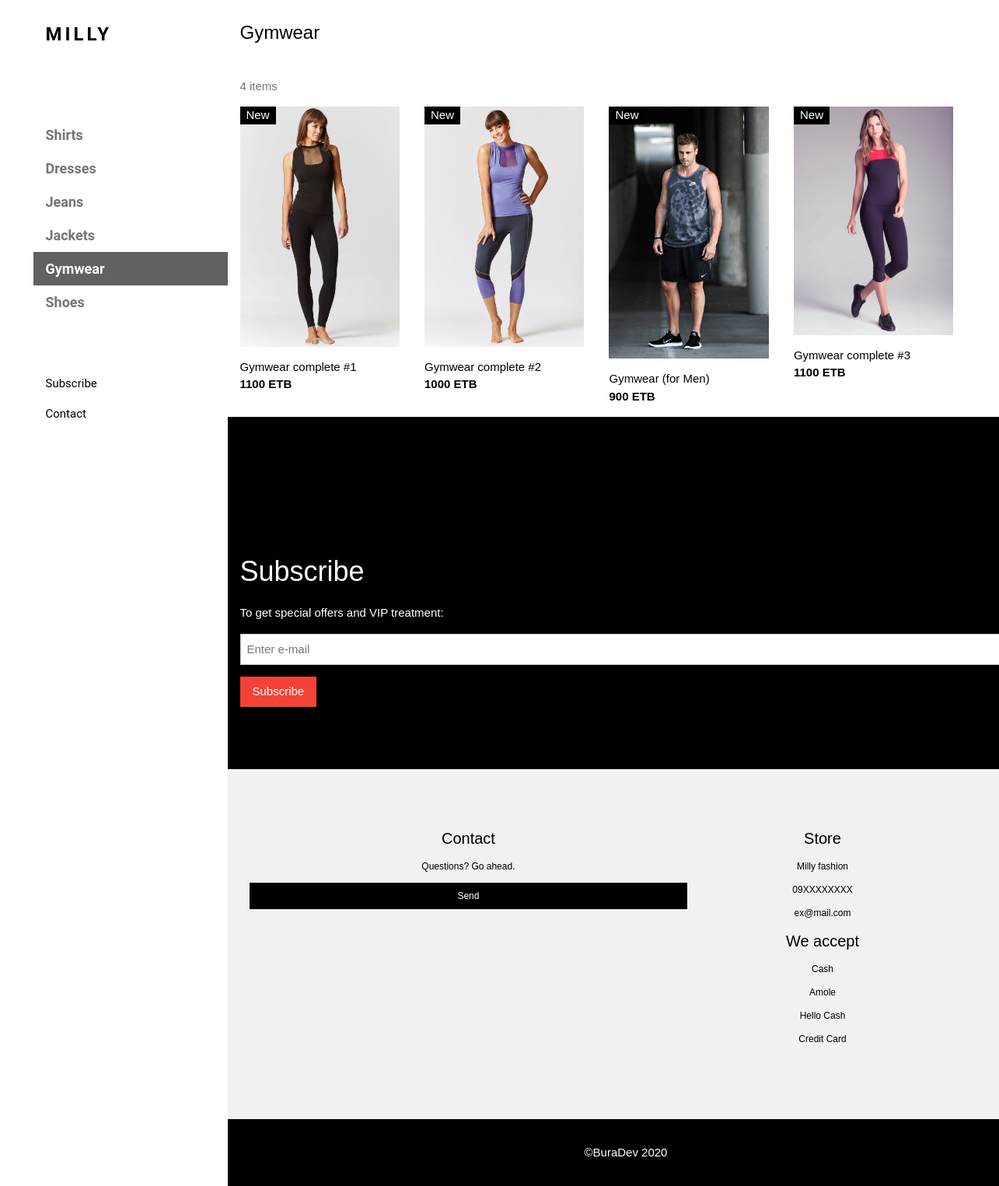
Page /gymwear/ on the committed database.
### app/models.py (models this page shows, shortened)
class Cloth(models.Model):
    types = (
        ('Shirts','Shirts'),
        ('Dresses', 'Dresses'),
        ('Jeans', 'Jeans'),
        ('Jackets', 'Jackets'),
        ('Gymwear', 'Gymwear'),
        ('Shoes', 'Shoes')
    )
    text = models.CharField(max_length=200)
    price = models.IntegerField()
    photo = models.ImageField(upload_to='photos/')
    tag = models.CharField(max_length=10, choices=types, default='Jeans')

### app/views.py (the view)
# urls.py: path('gymwear/', views.gymwear, name='gymwear'),
def gymwear(request):
    cloths = Cloth.objects.filter(tag='Gymwear')
    context = {
        'cloths':cloths,
        'num_of_cloths':len(cloths),
        'tag':'Gymwear',
        }
    return render(request, 'app/gymwear.html', context)

### app/templates/app/gymwear.html (shortened to what this page needs)
{% extends 'app/base.html' %}
{% load static %}
{% block gymwear %}
<header class="w3-container w3-xlarge">
    <p class="w3-left">{{ tag }}</p>
    <p class="w3-right">
    </p>
</header>
<div class="w3-container w3-text-grey" id="jeans">
    <p>{{ num_of_cloths }} items</p>
</div>
<div class="w3-row w3-animate-zoom">
    {% for cloth in cloths %}
        <div class="w3-col l3 s6">
            <div class="w3-container">
                <div class="w3-display-container">
                  <a href="{{ MEDIA_URL }}{{ cloth.photo.url }}">  <img src="{{ MEDIA_URL }}{{ cloth.photo.url }}" style="width:100%"></a>
                    <span class="w3-tag w3-display-topleft">New</span>
                </div>
                <p>{{ cloth.text }}<br><b>{{ cloth.price }} ETB</b></p>
            </div>
        </div>
    {% endfor %}
</div>
{% endblock gymwear %}

### app/static/css/w3.css (style rules this page uses)
html { box-sizing: border-box }
*, *:before, *:after { box-sizing: inherit }
html { -ms-text-size-adjust: 100%; -webkit-text-size-adjust: 100% }
body { margin: 0 }
article, aside, details, figcaption, figure, footer, header, main, menu, nav, section, summary { display: block }
a { background-color: transparent; -webkit-text-decoration-skip: objects }
img { border-style: none }
html, body { font-family: Verdana, sans-serif; font-size: 15px; line-height: 1.5 }
html { overflow-x: hidden }
img { vertical-align: middle }
a { color: inherit }
.w3-badge, .w3-tag { background-color: #000; color: #fff; display: inline-block; padding-left: 8px; padding-right: 8px; text-align: center }
.w3-tooltip, .w3-display-container { position: relative }
.w3-container:after, .w3-container:before, .w3-panel:after, .w3-panel:before, .w3-row:after, .w3-row:before, .w3-row-padding:after, .w3-row-padding:before, .w3-cell-row:before, .w3-cell-row:after, .w3-clear:after, .w3-clear:before, .w3-bar:before, .w3-bar:after { content: ""; display: table; clear: both }
.w3-col, .w3-half, .w3-third, .w3-twothird, .w3-threequarter, .w3-quarter { float: left; width: 100% }
.w3-col.s6 { width: 49.99999% }
@media (min-width:993px) { .w3-col.l3 { width: 24.99999% } }
.w3-content, .w3-auto { margin-left: auto; margin-right: auto }
.w3-content { max-width: 980px }
.w3-display-topleft { position: absolute; left: 0; top: 0 }
.w3-container, .w3-panel { padding: 0.01em 16px }
.w3-animate-zoom { animation: animatezoom 0.6s }
.w3-xlarge { font-size: 24px!important }
.w3-left { float: left!important }
.w3-right { float: right!important }
.w3-text-grey, .w3-hover-text-grey:hover, .w3-text-gray, .w3-hover-text-gray:hover { color: #757575!important }

### app/templates/app/base.html (style rules this page uses)
body, h1, h2, h3, h4, h5, h6, .w3-wide { font-family: "Montserrat", sans-serif; }

### rows in the picture
Cloth: photo (picture), text "Gymwear complete #1", price "1100"
Cloth: photo (picture), text "Gymwear complete #2", price "1000"
Cloth: photo (picture), text "Gymwear (for Men)", price "900"
Cloth: photo (picture), text "Gymwear complete #3", price "1100"

### other values in the picture
{{ tag }} "Gymwear"
{{ num_of_cloths }} "4"
